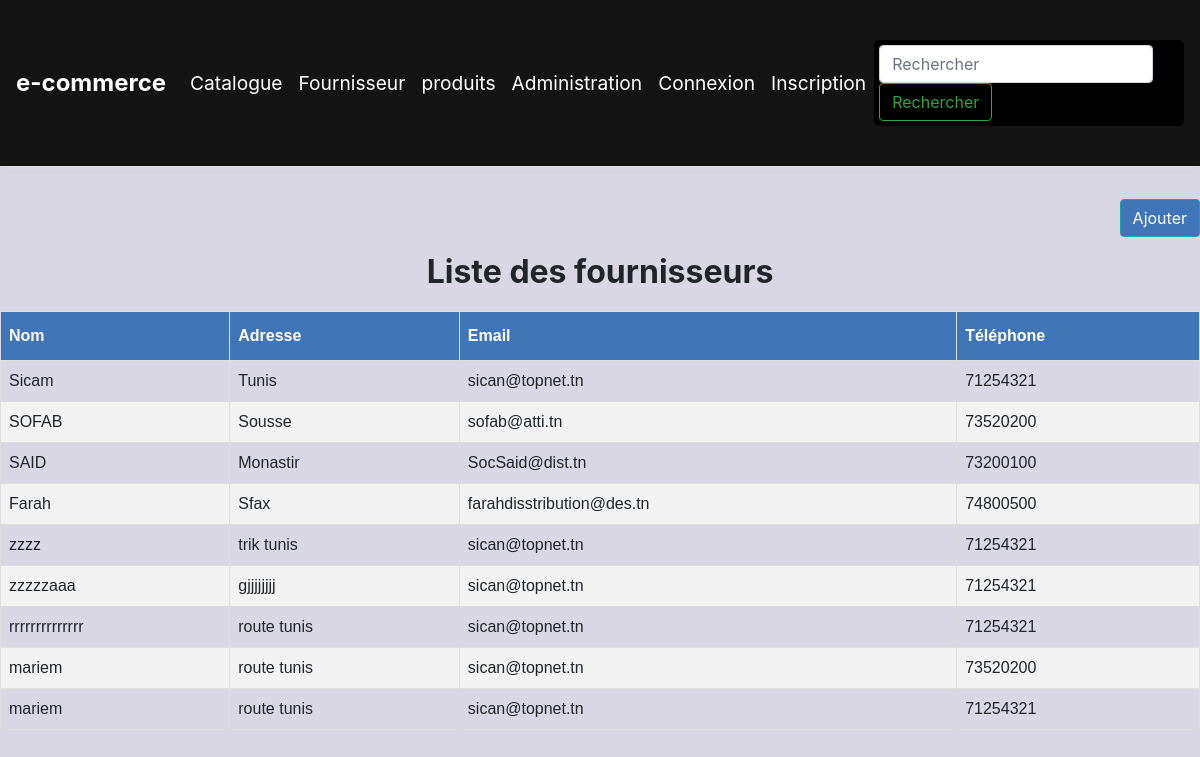
The app's page /magasin/listFournisseur/ with its own data.
### magasin/models.py (models this page shows, shortened)
class Fournisseur(models.Model):
    nom=models.CharField(max_length=100)
    adresse=models.TextField()
    email=models.EmailField()
    telephone=models.CharField(max_length=8)

### magasin/views.py (the view)
# urls.py: path('listFournisseur/', views.listFournisseur, name='listFournisseur'),
def listFournisseur(request):
    fournisseurs = Fournisseur.objects.all()
    return render(request, 'magasin/Fournisseur.html', {'fournisseurs': fournisseurs})

### magasin/templates/magasin/Fournisseur.html
{% extends 'magasin/base.html' %}
{% block body %}
<div class="text-right mb-3">
    <a href="{% url 'magasin:nouveauFour' %}" class="btn btn-info custom-text-color">Ajouter</a>
</div>
<h2 style="font-weight: bold;">Liste des fournisseurs</h2>
<table id="customers">
    <thead>
        <tr>
            <th>Nom</th>
            <th>Adresse</th>
            <th>Email</th>
            <th>Téléphone</th>
        </tr>
    </thead>
    <tbody>
        {% for fournisseur in fournisseurs %}
            <tr>
                <td>{{ fournisseur.nom }}</td>
                <td>{{ fournisseur.adresse }}</td>
                <td>{{ fournisseur.email }}</td>
                <td>{{ fournisseur.telephone }}</td>
            </tr>
        {% empty %}
            <tr>
                <td colspan="4">Aucun fournisseur disponible.</td>
            </tr>
        {% endfor %}
    </tbody>
</table>
{% endblock %}

### magasin/static/css/vitrine.css (style rules this page uses)
body { background-color:#d9d7e4; }

### magasin/static/css/styles.css (style rules this page uses)
h2 { text-align: center; margin-bottom: 20px; }

### magasin/static/css/nav.css (style rules this page uses)
.btn { border-radius: 0.25rem; padding: 0.375rem 0.75rem; transition: background-color 0.3s ease-in-out, color 0.3s ease-in-out; }

### magasin/static/css/list.css (style rules this page uses)
.custom-text-color { background-color: #4076b8; }
#customers { font-family: Arial, Helvetica, sans-serif; border-collapse: collapse; width: 100%; }
#customers td, #customers th { border: 1px solid #ddd; padding: 8px; }
#customers tr:nth-child(even) { background-color: #f2f2f2; }
#customers th { padding-top: 12px; padding-bottom: 12px; text-align: left; background-color: #4076b8; color: white; }

### records on screen
Fournisseur: nom "Sicam", adresse "Tunis", email "sican@topnet.tn", telephone "71254321"
Fournisseur: nom "SOFAB", adresse "Sousse", email "sofab@atti.tn", telephone "73520200"
Fournisseur: nom "SAID", adresse "Monastir", email "SocSaid@dist.tn", telephone "73200100"
Fournisseur: nom "Farah", adresse "Sfax", email "farahdisstribution@des.tn", telephone "74800500"
Fournisseur: nom "zzzz", adresse "trik tunis", email "sican@topnet.tn", telephone "71254321"
Fournisseur: nom "zzzzzaaa", adresse "gjjjjjjjj", email "sican@topnet.tn", telephone "71254321"
Fournisseur: nom "rrrrrrrrrrrrrr", adresse "route tunis", email "sican@topnet.tn", telephone "71254321"
Fournisseur: nom "mariem", adresse "route tunis", email "sican@topnet.tn", telephone "73520200"
Fournisseur: nom "mariem", adresse "route tunis", email "sican@topnet.tn", telephone "71254321"
